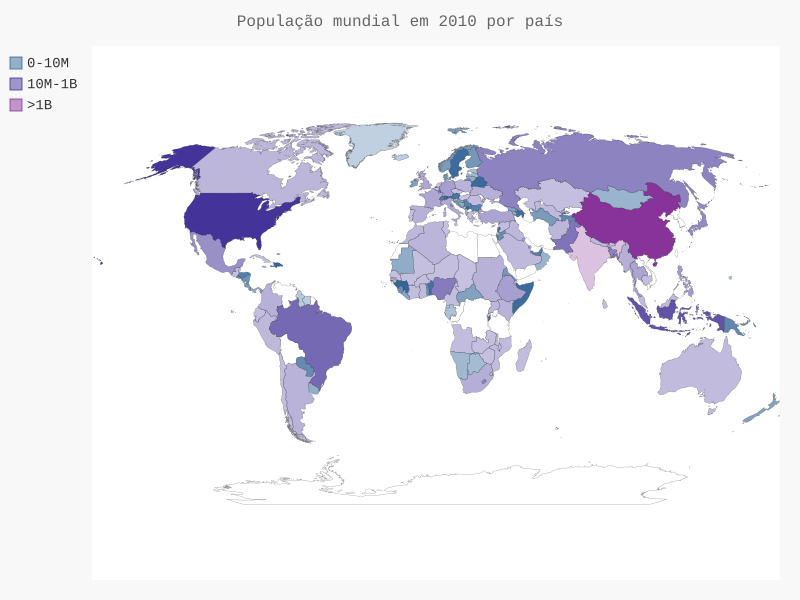

Write the Python code that produced this figure.
"""
Extraindo dados de um arquivo json
"""

import json
# Importa a função que retorna o código de duas letras de um país
from country_codes import get_country_code
from pygal.maps.world import World
from pygal.style import LightColorizedStyle as LCS, RotateStyle as RS

# Carrega dados em uma lista
filename = 'population_data.json'

with open(filename) as f:
    pop_data = json.load(f)

# Cria um dicionário com os dados da população
cc_populations = {}
for pop_dict in pop_data:
    if pop_dict['Year'] == '2010':
        country_name = pop_dict['Country Name']
        population = int(float(pop_dict['Value']))
        code = get_country_code(country_name)
        if code:
            cc_populations[code] = population
    
# Agrupa os países em 3 níveis
cc_pops_1, cc_pops_2, cc_pops_3 = {}, {}, {}
for cc, pop in cc_populations.items():
    if pop < 10000000:
        cc_pops_1[cc] = pop
    elif pop < 1000000000:
        cc_pops_2[cc] = pop
    else:
        cc_pops_3[cc] = pop

# Conta quantos países estão em cada nível
print(len(cc_pops_1), len(cc_pops_2), len(cc_pops_3))

wm_style = RS('#336699', base_style=LCS)
wm = World(style = wm_style)
wm.force_uri_protocol ='http'
wm.title = 'População mundial em 2010 por país'
wm.add('0-10M', cc_pops_1)
wm.add('10M-1B', cc_pops_2)
wm.add('>1B', cc_pops_3)

wm.render_to_file('world_population.svg')
